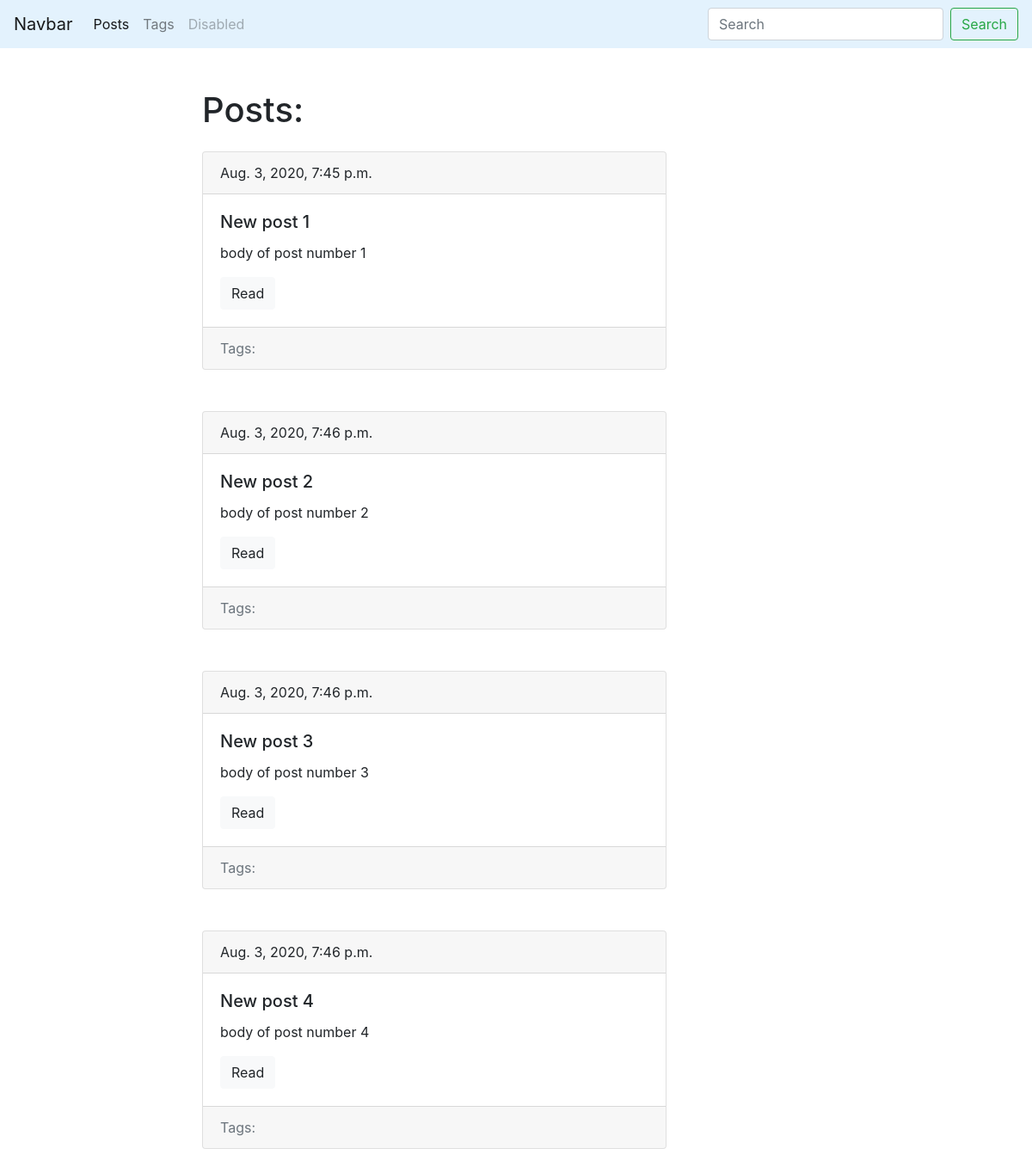
/blog/, run on an earlier commit of the app's database.
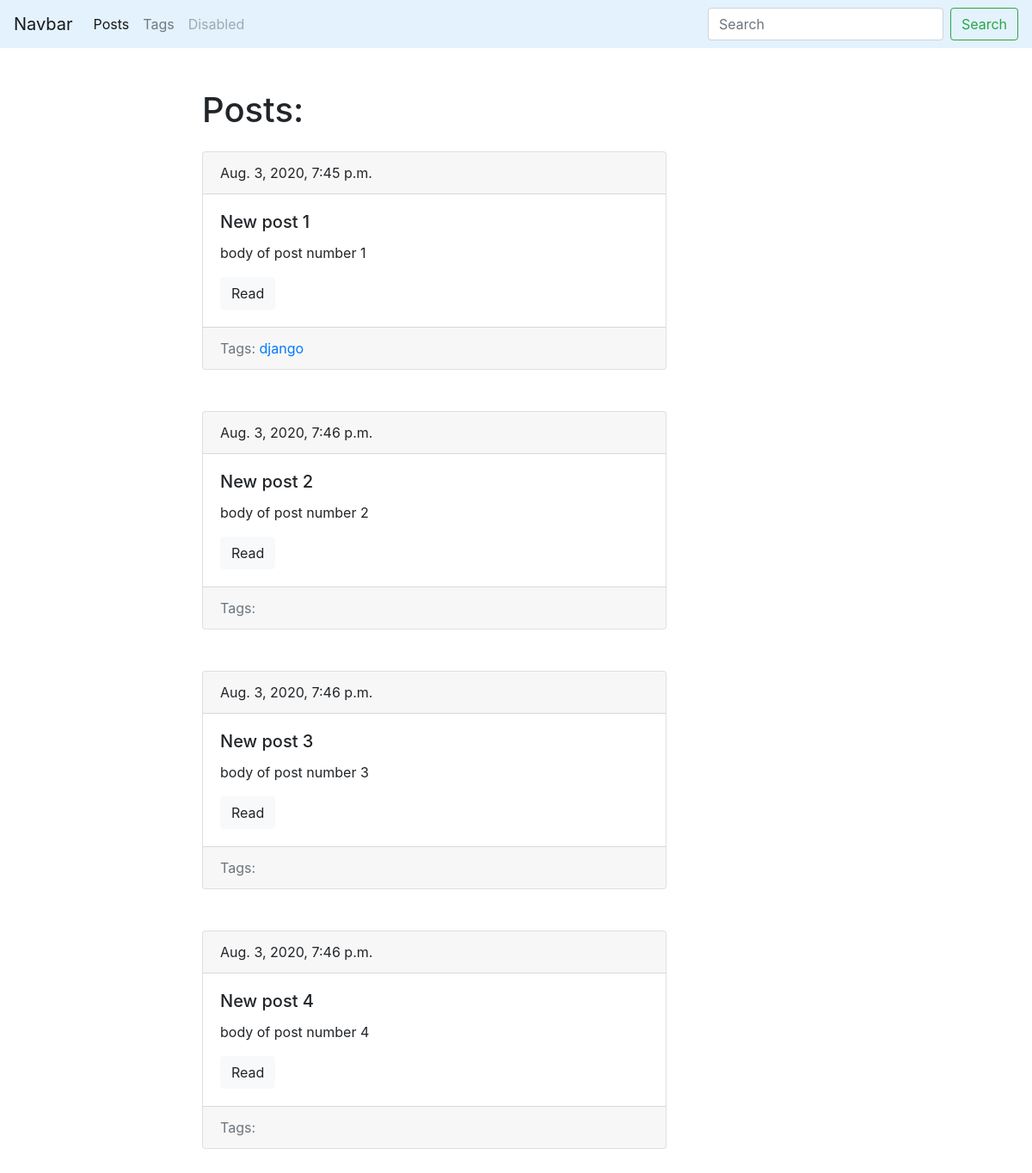
And on a later commit of the database.
### blog/models.py (models this page shows, shortened)
class Post(models.Model):
    title = models.CharField(max_length=150, db_index=True) #db_index - делает индекс каждому полю
    slug = models.SlugField(max_length=150, unique=True)    #unique - делает каждое поле уникальным
    body = models.TextField(blank=True, db_index=True)      #blank=True - позволяет оставлять поле пустым
    tags = models.ManyToManyField('Tag', blank=True, related_name='posts') #related_name - для связи
    date_pub = models.DateTimeField(auto_now_add=True)
    def get_absolute_url(self):
        return reverse('post_detail_url', kwargs={'slug': self.slug})  # возвращает ссылку на конкретный пост

class Tag(models.Model):
    title = models.CharField(max_length=50)
    slug = models.SlugField(max_length=150, unique=True)
    def get_absolute_url(self):
        return reverse('tag_detail_url', kwargs={'slug': self.slug})

### blog/views.py (the view)
# urls.py: path('', posts_list, name='post_list_url'),
def posts_list(request):
    posts = Post.objects.all()
    return render(request, 'blog/index.html', context={"posts": posts})

### blog/templates/blog/index.html (shortened to what this page needs)
{% extends 'blog/base_block.html' %}
{% block content %}
    <h1 class="mb-4">Posts:</h1>
    {% for post in posts %}
    {% include 'blog/includes/post_card_template.html' %}
     {% endfor %}
{% endblock %}

### blog/templates/blog/base_block.html
{% extends 'base.html' %}

### templates/base.html (shortened to what this page needs)
<!DOCTYPE html>
<html lang="en">
<head>
    <link rel="stylesheet" href="https://stackpath.bootstrapcdn.com/bootstrap/4.5.0/css/bootstrap.min.css">
</head>
<body>
    <nav class="navbar navbar-expand-lg navbar-light" style="background-color: #e3f2fd;">
      <a class="navbar-brand" href="#">Navbar</a>
      <div class="collapse navbar-collapse" id="navbarSupportedContent">
        <ul class="navbar-nav mr-auto">
          <li class="nav-item active">
            <a class="nav-link" href="{% url 'post_list_url' %}">Posts</a>
          </li>
          <li class="nav-item">
            <a class="nav-link" href="{% url 'tags_list_url' %}">Tags</a>
          </li>
          <li class="nav-item">
            <a class="nav-link disabled" href="#" tabindex="-1" aria-disabled="true">Disabled</a>
          </li>
        </ul>
        <form class="form-inline my-2 my-lg-0">
          <input class="form-control mr-sm-2" type="search" placeholder="Search" aria-label="Search">
          <button class="btn btn-outline-success my-2 my-sm-0" type="submit">Search</button>
        </form>
      </div>
    </nav>
    <div class="container mt-5">
        <div class="row">
            <div class="col-6 offset-md-2">
                {% block content %}{% endblock %}
            </div>
        </div>
    </div>
</body>
</html>

### blog/templates/blog/includes/post_card_template.html
<div class="card mb-5">
  	<div class="card-header">
    	{{ post.date_pub }}
  	</div>
  	<div class="card-body">
   		<h5 class="card-title">{{ post.title }}</h5>
    	<p class="card-text">{{ post.body|truncatewords:15 }}</p>
    	<a href="{{ post.get_absolute_url }}" class="btn btn-light">Read</a>
  	</div>
  	<div class="card-footer text-muted">
    	Tags:
    	{% for tag in post.tags.all %}
			<a href="{{ tag.get_absolute_url }}"> {{ tag.title }} </a>
    	{% endfor %}
  	</div>
</div>

What changed in the data, as far as the page shows it:
added Tag: title "django", shown under Post "New post 1"
